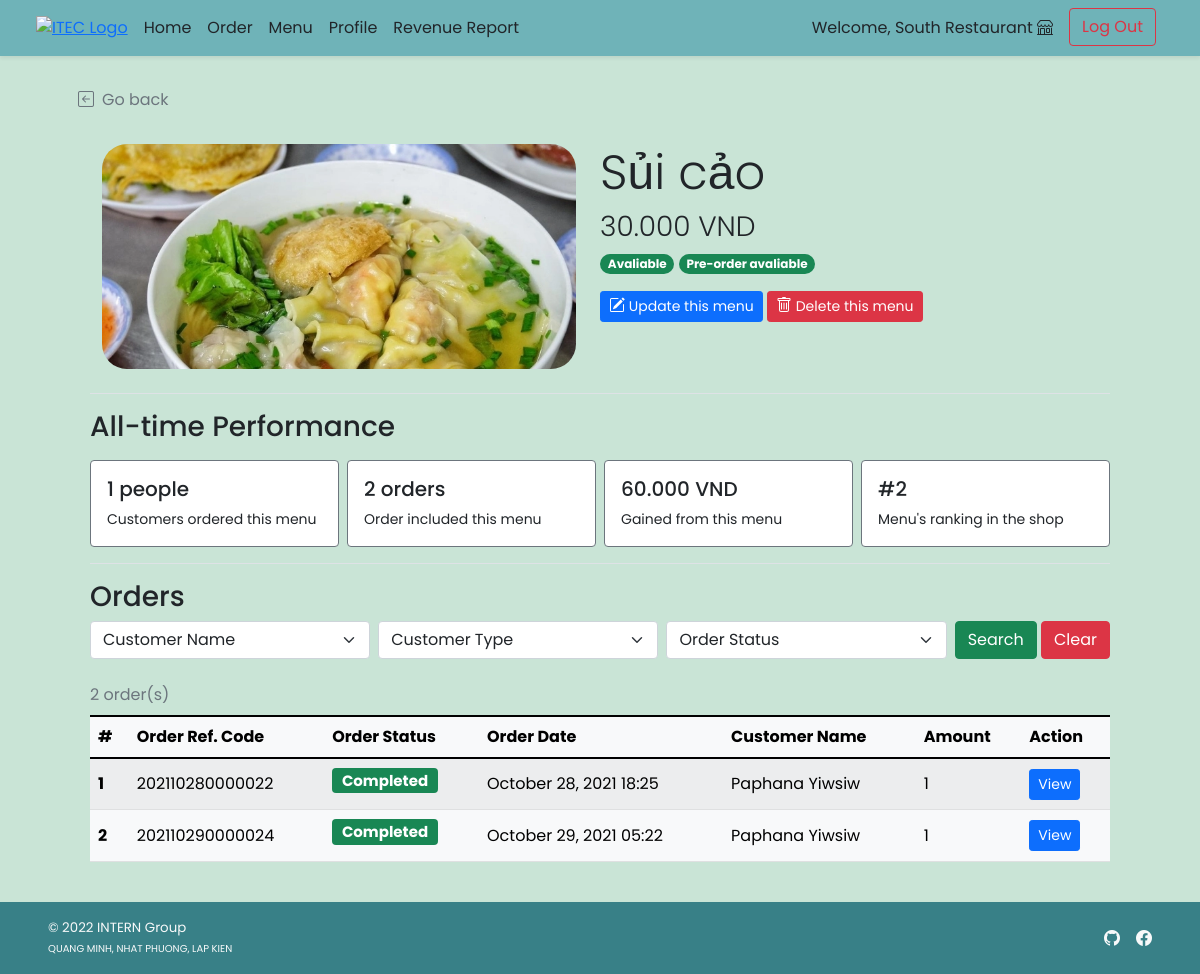
The page /shop/shop_menu_detail.php?f_id=22 (signed in) on the database as committed earlier.
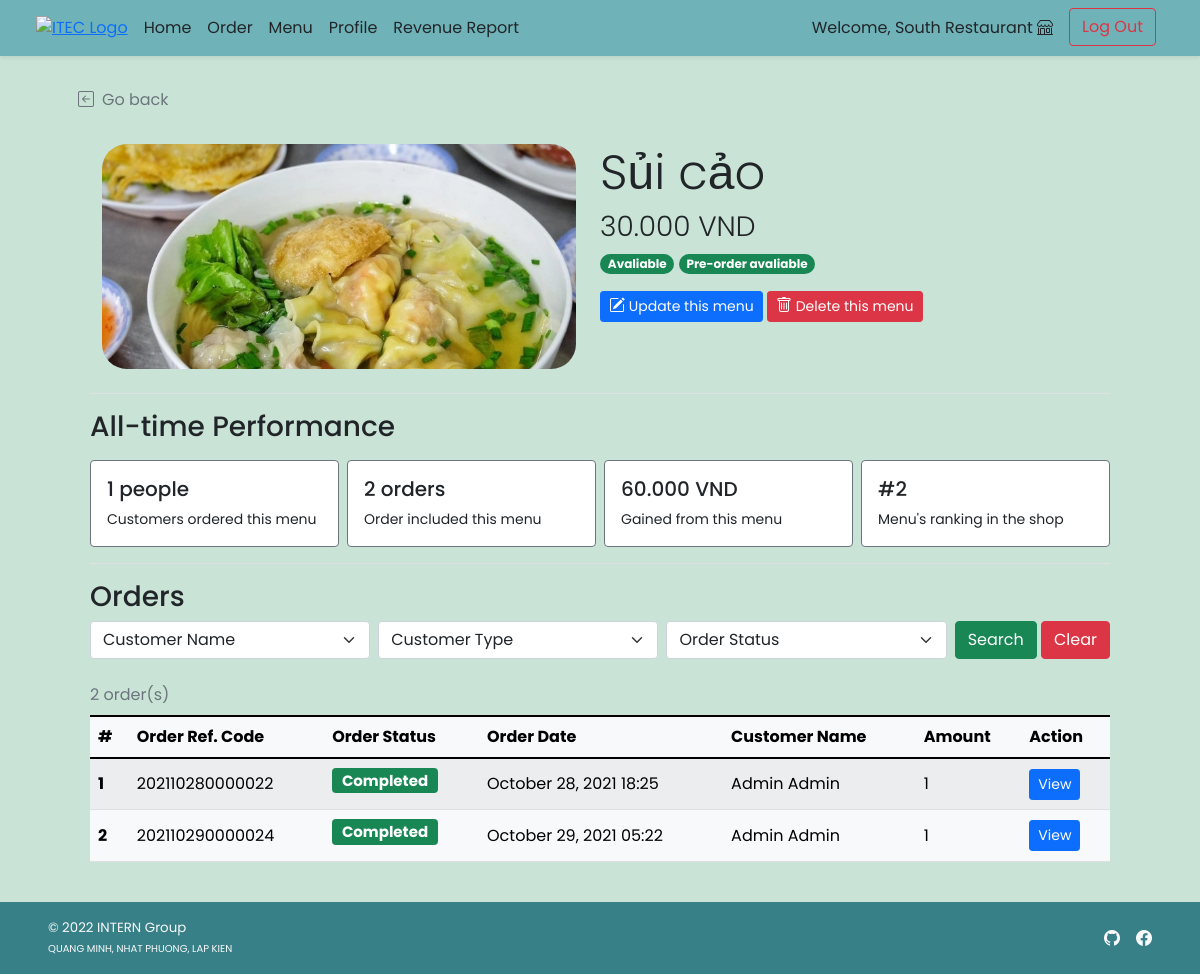
The same page on the database as committed later.
### tables this page shows
CREATE TABLE `order_header` (
  `orh_id` int(11) NOT NULL,
  `orh_refcode` varchar(15) DEFAULT NULL,
  `c_id` int(11) NOT NULL,
  `s_id` int(11) NOT NULL,
  `p_id` int(11) NOT NULL,
  `orh_ordertime` timestamp NOT NULL DEFAULT current_timestamp(),
  `orh_pickuptime` datetime NOT NULL,
  `orh_orderstatus` varchar(10) NOT NULL,
  `orh_finishedtime` datetime DEFAULT NULL
);

CREATE TABLE `customer` (
  `c_id` int(11) NOT NULL, 
  `c_username` varchar(45) NOT NULL,
  `c_pwd` varchar(45) NOT NULL,
  `c_firstname` varchar(45) NOT NULL,
  `c_lastname` varchar(45) NOT NULL,
  `c_email` varchar(100) NOT NULL,
  `c_gender` varchar(1) NOT NULL COMMENT 'M for Male, F for Female',
  `c_type` varchar(3) NOT NULL COMMENT 'Type of customer in this canteen (STD for student, INS for instructor, STF for staff, GUE for guest, ADM for admin, OTH for other)'
);

CREATE TABLE `order_detail` (
  `ord_id` int(11) NOT NULL,
  `orh_id` int(11) NOT NULL,
  `f_id` int(11) NOT NULL,
  `ord_amount` int(11) NOT NULL,
  `ord_buyprice` decimal(6,3) NOT NULL COMMENT 'To keep the snapshot of selected menu cost at the time of the purchase.',
  `ord_note` text DEFAULT NULL
);

### shop/shop_menu_detail.php (the view, shortened to what the changed rows need)
<!DOCTYPE html>
<html lang="en">
<head>
    <?php
        include("../conn_db.php");
        include('../head.php');
    ?>
    <link href="../css/main.css" rel="stylesheet">
    <link href="../css/menu.css" rel="stylesheet">
</head>
<body class="d-flex flex-column h-100">
    <?php
        $f_id = $_GET["f_id"];
        $query = "SELECT f.f_name,f.f_price,f.f_todayavail,f.f_preorderavail,f.f_pic FROM food f WHERE f.f_id = $f_id LIMIT 0,1;";
        $result = $mysqli -> query($query);
        $food_row = $result -> fetch_array();
    ?>
    <div class="container px-5 py-4" id="shop-body">
        <div class="container row row-cols-6 row-cols-md-12 g-5 pt-4 mb-4" id="shop-header">
            <div class="col-6">
                <h1 class="display-5 strong"><?php echo $food_row["f_name"];?></h1>
            </div>
        </div>
        <?php
            if(isset($_GET["search"])){
                if($_GET["c_id"]!=''){ $cid_clause = " AND orh.c_id = '{$_GET['c_id']}';"; }else{ $cid_clause = ";";}
                $query = "SELECT orh.orh_id,orh.orh_refcode,orh.orh_ordertime,c.c_firstname,c.c_lastname,orh.orh_orderstatus,ord.ord_amount
                FROM order_header orh INNER JOIN order_detail ord ON orh.orh_id = ord.orh_id INNER JOIN customer c ON orh.c_id = c.c_id
                WHERE ord.f_id = {$f_id} AND c.c_type LIKE '%{$_GET['ut']}%' AND orh.orh_orderstatus LIKE '%{$_GET['os']}%'".$cid_clause;
            }else{
                $query = "SELECT orh.orh_id,orh.orh_refcode,orh.orh_ordertime,c.c_firstname,c.c_lastname,orh.orh_orderstatus,ord.ord_amount
                FROM order_header orh INNER JOIN order_detail ord ON orh.orh_id = ord.orh_id
                INNER JOIN customer c ON orh.c_id = c.c_id WHERE ord.f_id = {$f_id};";
            }
            $result = $mysqli -> query($query);
            $numrow = $result -> num_rows;
            if($numrow > 0){
        ?>
        <div class="container align-items-stretch">
            <div class="table-responsive">
            <table class="table rounded-5 table-light table-striped table-hover align-middle caption-top mb-3">
                <caption><?php echo $numrow;?> order(s) <?php if(isset($_GET["search"])){?><br /><a
                        Result</a><?php } ?></caption>
                <thead class="bg-light">
                    <tr>
                        <th scope="col">#</th>
                        <th scope="col">Order Ref. Code</th>
                        <th scope="col">Order Status</th>
                        <th scope="col">Order Date</th>
                        <th scope="col">Customer Name</th>
                        <th scope="col">Amount</th>
                        <th scope="col">Action</th>
                    </tr>
                </thead>
                <tbody>
                    <?php $i=1; while($row = $result -> fetch_array()){ ?>
                    <tr>
                        <th><?php echo $i++;?></th>
                        <td><?php echo $row["orh_refcode"];?></td>
                        <td>
                            <?php if($row["orh_orderstatus"]=="ACPT"){ ?>
                                <h5><span class="fw-bold badge bg-info text-dark">Accepted</span></h5>
                            <?php }else if($row["orh_orderstatus"]=="PREP"){ ?>
                                <h5><span class="fw-bold badge bg-warning text-dark">Preparing</span></h5>
                            <?php }else if($row["orh_orderstatus"]=="RDPK"){ ?>
                                <h5><span class="fw-bold badge bg-primary text-white">Ready to pick up</span></h5>
                            <?php }else if($row["orh_orderstatus"]=="FNSH"){?>
                                <h5><span class="fw-bold badge bg-success text-white">Completed</span></h5>
                            <?php } ?>
                        </td>
                        <td><?php
                        $order_time = (new Datetime($row["orh_ordertime"])) -> format("F j, Y H:i");
                        echo $order_time;
                        ?></td>
                        <td><?php echo $row["c_firstname"]." ".$row["c_lastname"];?></td>
                        <td><?php echo $row["ord_amount"];?></td>
                        <td><a href="shop_order_detail.php?orh_id=<?php echo $row["orh_id"]?>" class="btn btn-sm btn-primary">View</a></td>
                    </tr>
                    <?php } ?>
                </tbody>
            </table>
        </div>
        </div>
        <?php } ?>
    </div>
</body>
</html>

Rows that differ between the two databases and show on the page:
changed order_header "October 28, 2021 18:25": c.c_firstname "Paphana" → "Admin"; c.c_lastname "Yiwsiw" → "Admin"
changed order_header "October 29, 2021 05:22": c.c_firstname "Paphana" → "Admin"; c.c_lastname "Yiwsiw" → "Admin"
